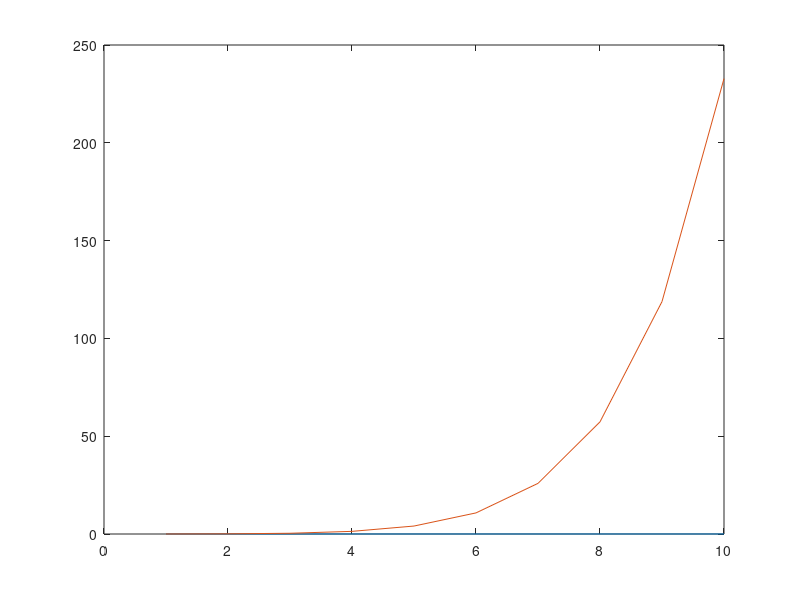

The MATLAB source for this figure: (Note: this script raises an error after producing the figure.)
clc
clear

load("comparing_memory.mat", "results");

nRobots = results(:,1);
nStates = results(:,2);
%Converting memory measured from kB to MB
gspn_mem = results(:,3)./(1024);
mdp_mem = results(:,4)./(1024);

figure;

p = plot(nRobots, gspn_mem, nRobots, mdp_mem);
p(1).Color = [0 0 1];
p(2).Color = [0.8500 0.3250 0.0980];

hold on;

scatter(nRobots, gspn_mem, 'red', 'x');
scatter(nRobots, mdp_mem, 'red', 'x');

grid on;
grid minor;

xlabel('Number of robots','FontSize',12,'FontWeight','bold')
ylabel('Memory usage [MB]','FontSize',12,'FontWeight','bold')
legend(['xr' 'xb'],{'GSPNR', 'MDP'},'Location','northwest')

figure;

p = plot(nStates, gspn_mem, nStates, mdp_mem);
p(1).Color = [0 0 1];
p(2).Color = [0.8500 0.3250 0.0980];

hold on;

scatter(nStates, gspn_mem, 'red', 'x');
scatter(nStates, mdp_mem, 'red', 'x');

grid on;
grid minor;

xlabel('Number of states','FontSize',12,'FontWeight','bold')
ylabel('Memory usage [MB]','FontSize',12,'FontWeight','bold')
legend(['xr' 'xb'],{'GSPNR', 'MDP'},'Location','northwest')